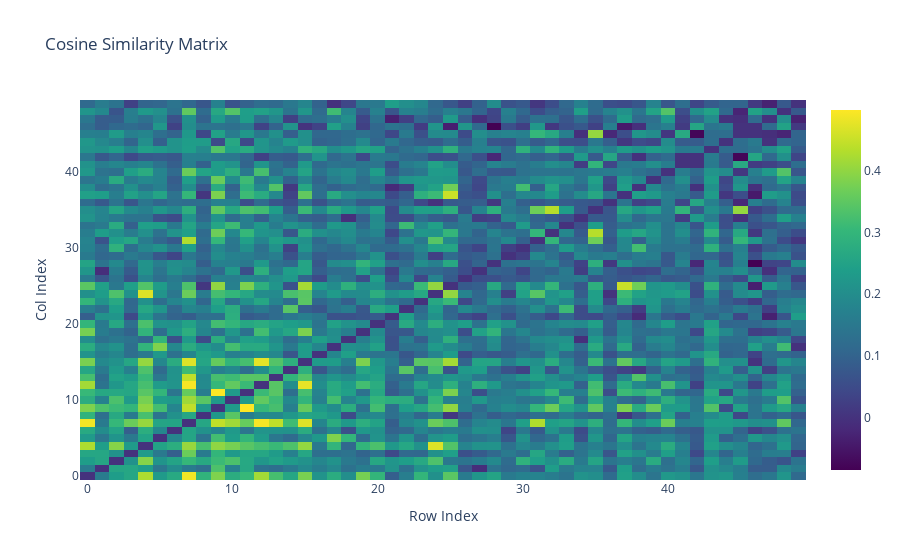

Here is the notebook cell this chart was saved with:
### Code cell
import plotly.graph_objects as go

fig = go.Figure(data=go.Heatmap(
                z=cosine_sim.cpu().detach().numpy(),
                colorscale='Viridis'
            ))

fig.update_layout(
    title='Cosine Similarity Matrix',
    xaxis_title='Row Index',
    yaxis_title='Col Index'
)

fig.show()

### Figure 1 — Plotly figure (JSON) as saved in the notebook; plotly's stock layout.template omitted (floating-point values rounded to 4 significant figures; data arrays with more than 128 entries replaced by an {"elided": "..."} marker saying what was removed)
{"data": [{"colorscale": [[0, "#440154"], [0.1111, "#482878"], [0.2222, "#3e4989"], [0.3333, "#31688e"], [0.4444, "#26828e"], [0.5556, "#1f9e89"], [0.6667, "#35b779"], [0.7778, "#6ece58"], [0.8889, "#b5de2b"], [1, "#fde725"]], "type": "heatmap", "z": {"elided": "50x50 float values"}}], "layout": {"title": {"text": "Cosine Similarity Matrix"}, "xaxis": {"title": {"text": "Row Index"}}, "yaxis": {"title": {"text": "Col Index"}}}}
